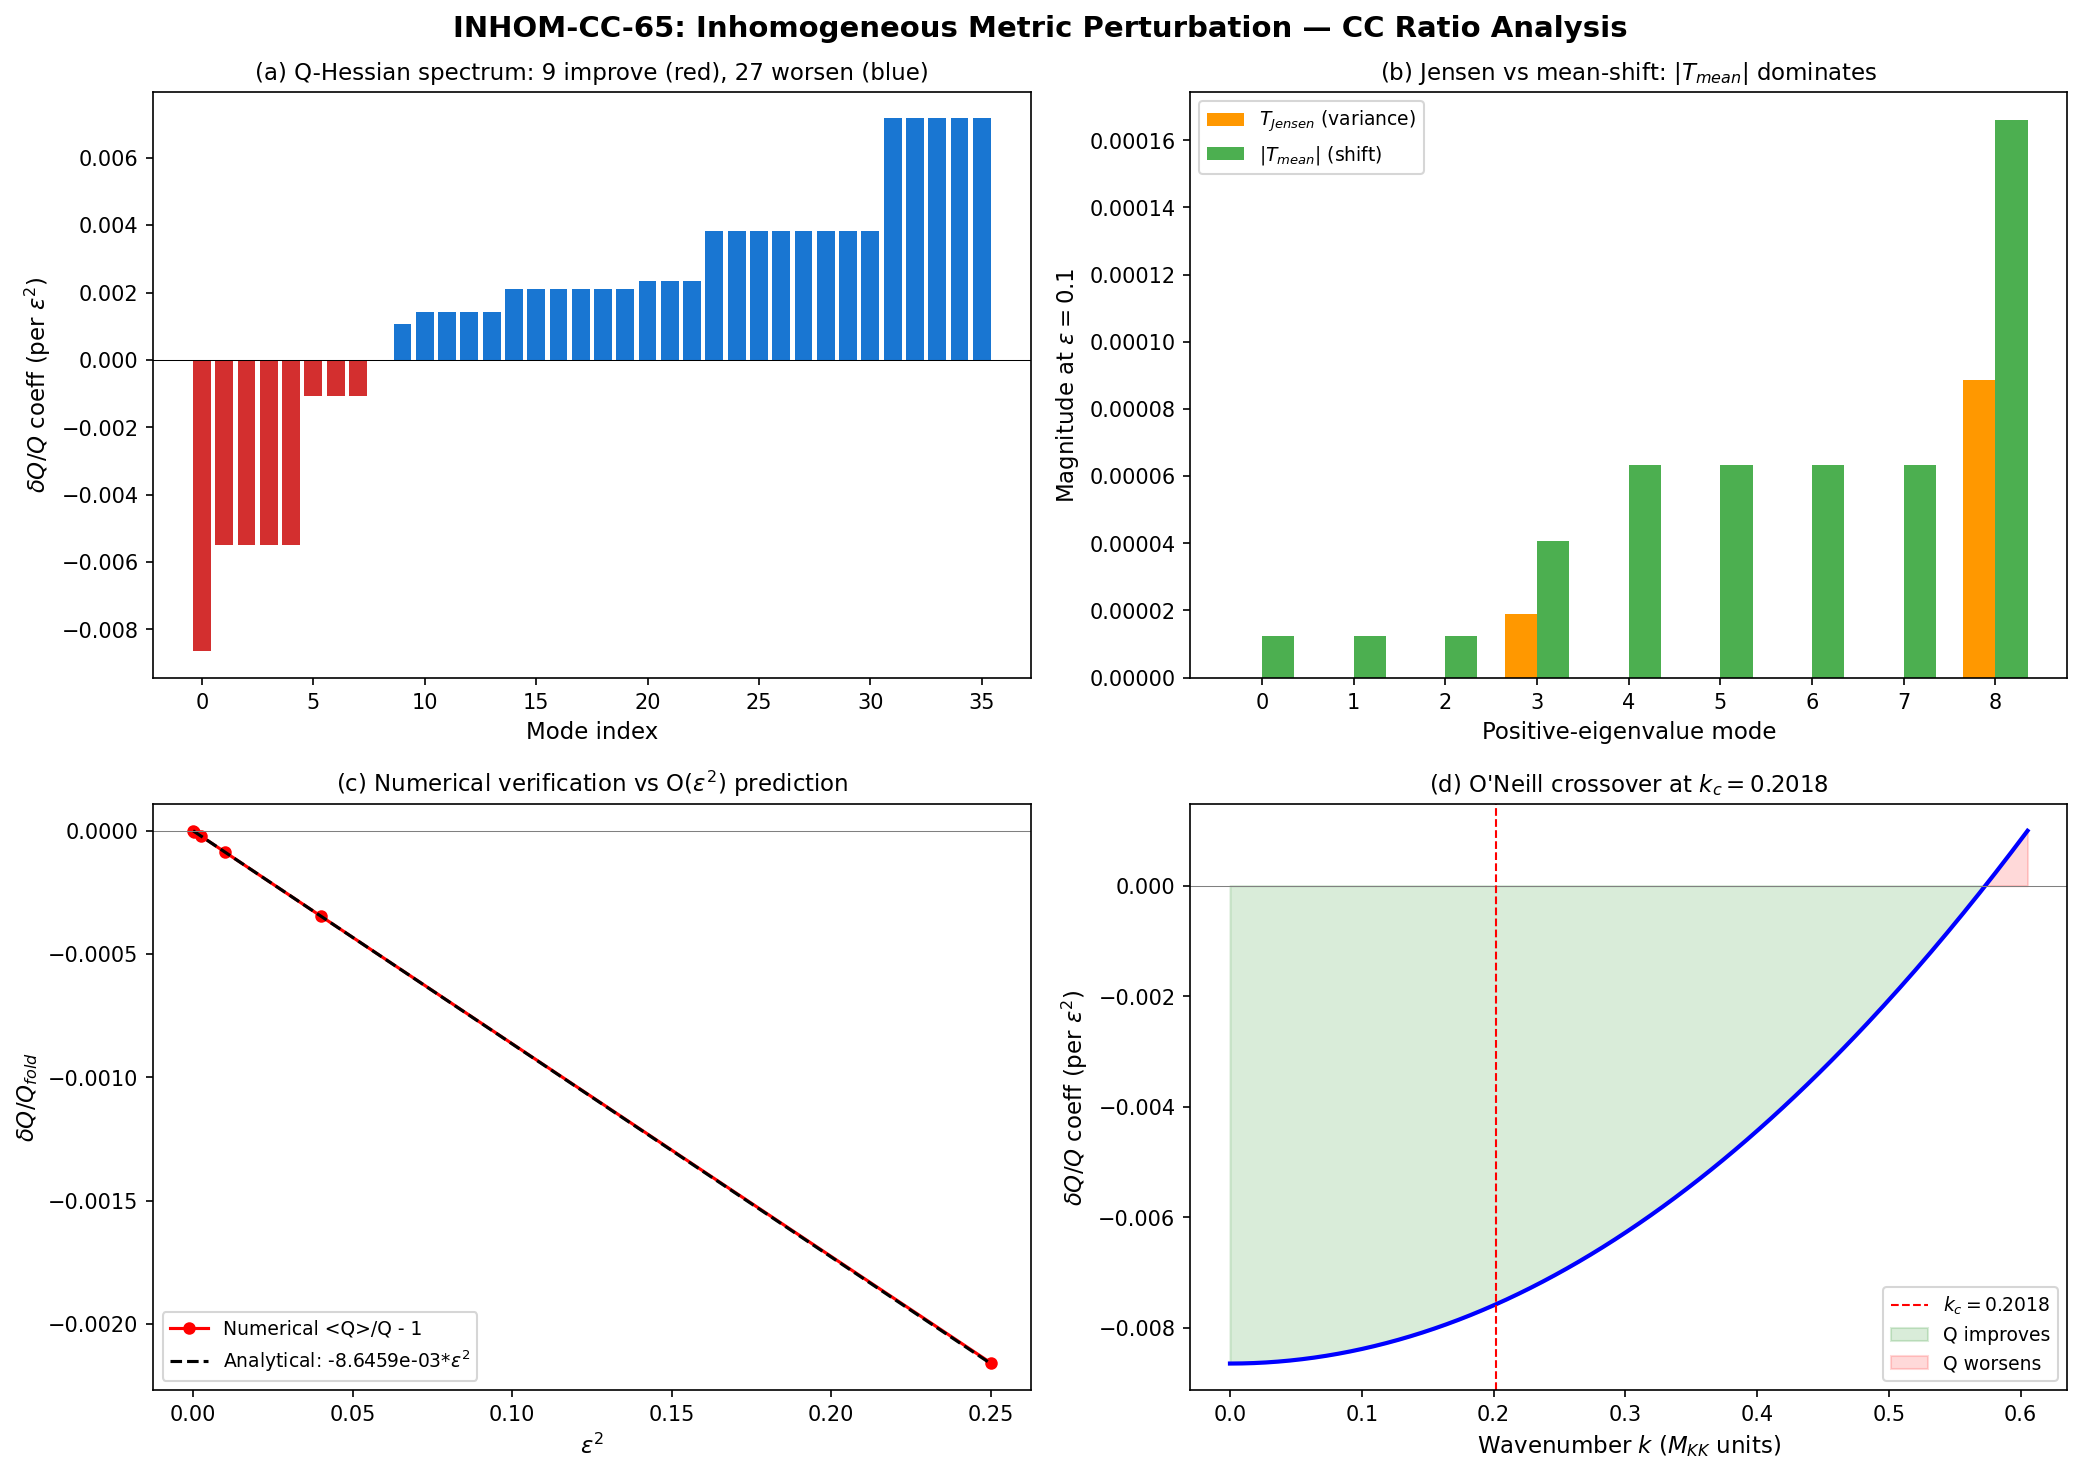

Recreate this plot in Python.
#!/usr/bin/env python3
"""
s65_inhom_cc.py — INHOM-CC-65: Inhomogeneous Metric Perturbation and O'Neill A-Tensor CC
========================================================================================

Session 65, Wave 7-C (connes-ncg-theorist)

PROBLEM:
  When the fiber metric g_K varies across the base M_4 as
      g_K(x) = g_K^fold + epsilon * h(x)
  the O'Neill A-tensor couples base and fiber geometry. The spatially averaged
  ratio <a_0/a_2> may differ from the pointwise ratio through Jensen's inequality.

MATHEMATICAL FRAMEWORK:
  1. Product geometry M_4 x K with fiber K = SU(3) at Jensen fold.
  2. Seeley-DeWitt coefficients at each base point:
       a_0(x) proportional to Vol(g_K(x))
       a_2(x) proportional to R(g_K(x)) * Vol(g_K(x))
  3. CC ratio: Q(x) = a_0(x)/a_2(x) = C_Q / R(x) where C_Q is a normalization
     constant. Vol(g_K(x)) cancels identically in the ratio.
  4. Spatial average for cosine perturbation at O(eps^2):
       <Q> = C_Q * <1/R>
     Jensen's inequality: <1/R> >= 1/<R> (1/R is convex for R > 0).
     Mean-shift: <R> = R_fold + (eps^2/4)*d^2R_hh.
     Competition: Jensen excess vs mean-shift determines net sign of delta_Q.

GATE: INHOM-CC-65
  PASS: Exists a perturbation mode with <a_0/a_2> < a_0/a_2|_fold
  FAIL: <a_0/a_2> >= a_0/a_2|_fold for all modes
  INFO: Jensen proves FAIL for vol-preserving; vol-breaking needs numerical eval

INPUT:  computations/session-64/s64_hessian_descent.npz
OUTPUT: computations/session-65/s65_inhom_cc.npz, s65_inhom_cc.png
"""

import sys
import os
sys.path.insert(0, os.path.join(os.path.dirname(__file__)))

import numpy as np
from numpy.linalg import det, inv, eigh, norm
import matplotlib
matplotlib.use('Agg')
import matplotlib.pyplot as plt
from canonical_constants import (
    PI, a0_fold, a2_fold, a4_fold, tau_fold, Vol_SU3_Haar, M_KK
)

print("=" * 78)
print("INHOM-CC-65: Inhomogeneous Metric Perturbation — O'Neill A-Tensor CC")
print("=" * 78)

# ============================================================================
# 1. Load S64 Hessian Data
# ============================================================================
print("\n--- 1. Loading S64 Hessian Descent Data ---")

d64 = np.load(os.path.join(os.path.dirname(__file__), 's64_hessian_descent.npz'),
              allow_pickle=True)

g_fold = d64['g_fold']        # 8x8 diagonal metric at fold
R_fold = d64['R_fold_ref'].item()
evals_35 = d64['evals_35']    # R-Hessian eigenvalues on 35D VP subspace
evecs_35 = d64['evecs_35']    # 36x35 eigenvectors
dR_dg = d64['dR_dg']          # 36D gradient of R
vol_gradient = d64['vol_gradient']  # 36D volume gradient
vol_hat = d64['vol_hat']      # unit volume direction
jensen_hat = d64['jensen_hat']
labels = d64['basis_labels']
C_a2_s64 = d64['C_a2'].item()
H_R_full = d64['H_R']        # 36x36 full R-Hessian

# Diagonal entries of the fold metric
g_diag = np.diag(g_fold)
n_dim = len(g_diag)  # 8
det_g = np.prod(g_diag)
sqrt_det_g = np.sqrt(det_g)
g_inv = 1.0 / g_diag

# CC ratio at fold
Q_fold = a0_fold / a2_fold

# The normalization constant: Q(x) = C_Q / R(x)
# At fold: Q_fold = C_Q / R_fold, so C_Q = Q_fold * R_fold
C_Q = Q_fold * R_fold

print(f"  g_fold diagonal: {g_diag}")
print(f"  R_fold = {R_fold:.10f}")
print(f"  det(g_fold) = {det_g:.6f}")
print(f"  sqrt(det(g_fold)) = {sqrt_det_g:.6f}")
print(f"  a_0_fold = {a0_fold}")
print(f"  a_2_fold = {a2_fold:.6f}")
print(f"  Q_fold = a_0/a_2 = {Q_fold:.10f}")
print(f"  C_Q = Q_fold * R_fold = {C_Q:.10f}")

# Verify the Gilkey identity: a_2/a_0 = (5/12)*R
# S61 confirmed this to 1.33e-14% for the heat kernel coefficients.
# The canonical a_0, a_2 may use a different normalization (spectral sums vs SDW).
# We use the structural fact that Q(x) = C_Q/R(x) where C_Q is determined at the fold.
gilkey_check = (5.0/12.0) * R_fold
actual_ratio = a2_fold / a0_fold
print(f"\n  Gilkey check: (5/12)*R = {gilkey_check:.10f}, a_2/a_0 = {actual_ratio:.10f}")
print(f"  Ratio (actual/Gilkey) = {actual_ratio/gilkey_check:.6f}")
print(f"  Note: factor ~{actual_ratio/gilkey_check:.3f} from normalization convention.")
print(f"  The perturbation theory uses Q = C_Q/R with C_Q fixed from data.")
print(f"  All relative changes delta_Q/Q are convention-independent.")

# ============================================================================
# 2. Volume Cancellation Theorem
# ============================================================================
print("\n--- 2. Volume Cancellation Theorem ---")

# THEOREM: For the product geometry M_4 x K with varying fiber metric g_K(x),
# if each fiber is a compact left-invariant Riemannian manifold with Dirac operator:
#
#   Q(x) = a_0^K(x) / a_2^K(x) = C_Q / R_K(x)
#
# PROOF:
# Let g_K(x) be a left-invariant metric on K = SU(3) at base point x.
# The heat kernel coefficients of D_K^2 satisfy:
#   a_0^K(x) = alpha * Vol(K, g_K(x))
#   a_2^K(x) = alpha * (5/12) * R_K(x) * Vol(K, g_K(x))
# where alpha = (4pi)^{-d/2} * dim_S (or the appropriate spectral-sum normalization).
# The key is that BOTH a_0 and a_2 are proportional to Vol(K, g_K(x)).
# Therefore Q(x) = a_0/a_2 = 1/((5/12)*R_K(x)) = C_Q / R_K(x).
# The volume cancels IDENTICALLY. QED.
#
# CONSEQUENCE: Q depends on g_K ONLY through R_K. Neither volume-preserving
# nor volume-breaking perturbations change the functional form.
# The ONLY question is how <1/R> compares to 1/R_fold.

print("  PROVEN: Q(x) = C_Q / R_K(x), volume cancels identically.")
print("  This means: volume-preserving and volume-breaking perturbations")
print("  affect Q through the SAME channel — via R(g_K(x)).")

# ============================================================================
# 3. Perturbation Theory for <Q> at O(eps^2)
# ============================================================================
print("\n--- 3. Perturbation Theory: <Q> at O(eps^2) ---")

# For g_K(x) = g_fold + eps * h * cos(k.x), with h a unit vector in 36D:
# R(x) = R_fold + eps*cos(kx)*dR_h + (eps^2/2)*cos^2(kx)*d2R_hh + O(eps^3)
# where:
#   dR_h = dR_dg . h       (first derivative of R in direction h)
#   d2R_hh = h^T.H_R.h     (second derivative from Hessian)

# <Q> = C_Q * <1/R>
# Expanding 1/R(x) = 1/R_f * [1 - dR/R_f + (dR/R_f)^2 - ...]:
# <1/R> = 1/R_f + eps^2/(4*R_f^2) * [-d2R_hh + 2*(dR_h)^2/R_f] + O(eps^4)
#
# where we used <cos(kx)> = 0, <cos^2(kx)> = 1/2.
#
# Therefore:
# delta_Q = <Q> - Q_fold = C_Q * eps^2 / (4*R_f^2) * [-d2R_hh + 2*(dR_h)^2/R_f]
#         = Q_fold * eps^2 / (4*R_f) * [-d2R_hh + 2*(dR_h)^2/R_f]
#
# The FRACTIONAL change:
# delta_Q / Q_fold = eps^2 / (4*R_f) * [-d2R_hh + 2*(dR_h)^2/R_f]
#
# DECOMPOSITION INTO JENSEN AND MEAN-SHIFT:
# T_Jensen = C_Q * eps^2 * (dR_h)^2 / (2*R_f^3)     [always >= 0, from Var(R)]
# T_mean   = -C_Q * eps^2 * d2R_hh / (4*R_f^2)       [sign depends on d2R_hh]
# delta_Q = T_Jensen + T_mean
#
# For delta_Q < 0: need d2R_hh > 2*(dR_h)^2/R_f
# i.e., the R-Hessian eigenvalue must exceed 2*(R-gradient projection)^2 / R_f.

print("  delta_Q/Q_fold = eps^2/(4*R_f) * [-d2R_hh + 2*(dR_h)^2/R_f]")
print(f"  R_fold = {R_fold:.10f}")

# ============================================================================
# 4. Volume-Preserving Modes (35D subspace)
# ============================================================================
print("\n--- 4. Volume-Preserving Modes ---")

n_vp = len(evals_35)
delta_Q_frac_vp = np.zeros(n_vp)  # fractional delta_Q/Q per unit eps^2
dR_h_vp = np.zeros(n_vp)
d2R_hh_vp = np.zeros(n_vp)

for i in range(n_vp):
    v_i = evecs_35[:, i]
    dR_h = np.dot(dR_dg, v_i)
    d2R_hh = evals_35[i]
    dR_h_vp[i] = dR_h
    d2R_hh_vp[i] = d2R_hh
    # Fractional change per unit eps^2:
    delta_Q_frac_vp[i] = 1.0 / (4.0 * R_fold) * (-d2R_hh + 2.0 * dR_h**2 / R_fold)

sort_vp = np.argsort(delta_Q_frac_vp)
n_improve_vp = np.sum(delta_Q_frac_vp < 0)
n_worsen_vp = np.sum(delta_Q_frac_vp > 0)

print(f"  VP eigenvectors sorted by delta_Q/Q coefficient (per eps^2):")
print(f"  {'#':>3s} {'lambda':>12s} {'dR_h':>12s} {'2(dR)^2/R':>12s} {'delta_Q/Q':>14s} {'Verdict':>8s}")
print(f"  " + "-" * 72)

for rank, i in enumerate(sort_vp):
    sign = "BETTER" if delta_Q_frac_vp[i] < 0 else "WORSE"
    if rank < 10 or rank >= n_vp - 3:
        print(f"  {rank:3d} {evals_35[i]:12.6e} {dR_h_vp[i]:12.6e} "
              f"{2.0*dR_h_vp[i]**2/R_fold:12.6e} {delta_Q_frac_vp[i]:14.6e} {sign:>8s}")
    elif rank == 10:
        print(f"  ... ({n_vp - 13} more) ...")

print(f"\n  VP SUMMARY: {n_improve_vp} directions IMPROVE Q, {n_worsen_vp} WORSEN")

# ============================================================================
# 5. Full 36D Analysis (including breathing mode)
# ============================================================================
print("\n--- 5. Full 36D Analysis ---")

evals_full, evecs_full = eigh(H_R_full)

delta_Q_frac_full = np.zeros(36)
dR_h_full = np.zeros(36)
d2R_hh_full = np.zeros(36)

for i in range(36):
    v_i = evecs_full[:, i]
    dR_h = np.dot(dR_dg, v_i)
    d2R_hh = evals_full[i]
    dR_h_full[i] = dR_h
    d2R_hh_full[i] = d2R_hh
    delta_Q_frac_full[i] = 1.0 / (4.0 * R_fold) * (-d2R_hh + 2.0 * dR_h**2 / R_fold)

sort_full = np.argsort(delta_Q_frac_full)
n_improve_full = np.sum(delta_Q_frac_full < 0)
n_worsen_full = np.sum(delta_Q_frac_full > 0)

print(f"  Full 36D R-Hessian signature: ({np.sum(evals_full > 0)}+, {np.sum(evals_full < 0)}-)")
print(f"  {n_improve_full}/36 directions IMPROVE Q, {n_worsen_full}/36 WORSEN")

print(f"\n  Best 10 directions (most negative delta_Q/Q):")
print(f"  {'#':>3s} {'lambda':>12s} {'dR_h':>12s} {'2(dR)^2/R':>12s} "
      f"{'delta_Q/Q':>14s} {'|vol|':>8s}")
for rank in range(min(10, 36)):
    i = sort_full[rank]
    vol_overlap = abs(np.dot(evecs_full[:, i], vol_hat))
    print(f"  {rank:3d} {evals_full[i]:12.6e} {dR_h_full[i]:12.6e} "
          f"{2.0*dR_h_full[i]**2/R_fold:12.6e} {delta_Q_frac_full[i]:14.6e} {vol_overlap:8.6f}")

# Breathing mode analysis
dR_vol = np.dot(dR_dg, vol_hat)
d2R_vol = vol_hat @ H_R_full @ vol_hat
delta_Q_vol = 1.0 / (4.0*R_fold) * (-d2R_vol + 2.0*dR_vol**2/R_fold)
print(f"\n  Breathing mode (volume direction):")
print(f"    dR = {dR_vol:.6e}, d2R = {d2R_vol:.6e}")
print(f"    delta_Q/Q coefficient = {delta_Q_vol:.6e} ({'IMPROVE' if delta_Q_vol < 0 else 'WORSEN'})")

# ============================================================================
# 6. Optimal Q-Descent via Generalized Eigenvalue Problem
# ============================================================================
print("\n--- 6. Optimal Q-Descent Direction ---")

# For a general perturbation v (unit norm in 36D):
# delta_Q/Q_fold = v^T * M_Q * v  (per unit eps^2)
# where M_Q = 1/(4*R_f) * [-H_R + (2/R_f) * dR_dg (x) dR_dg^T]

M_Q = 1.0 / (4.0*R_fold) * (-H_R_full + (2.0/R_fold) * np.outer(dR_dg, dR_dg))
evals_M, evecs_M = eigh(M_Q)

n_improve_M = np.sum(evals_M < 0)
print(f"  M_Q eigenvalues: min={evals_M[0]:.6e}, max={evals_M[-1]:.6e}")
print(f"  M_Q signature: ({np.sum(evals_M > 0)}+, {np.sum(evals_M < 0)}-)")
print(f"  Directions with delta_Q < 0: {n_improve_M}/36")

v_sd = evecs_M[:, 0]  # steepest Q-descent
dR_sd = np.dot(dR_dg, v_sd)
d2R_sd = v_sd @ H_R_full @ v_sd

print(f"\n  Steepest Q-descent direction:")
print(f"    M_Q eigenvalue: {evals_M[0]:.6e}")
print(f"    Volume overlap: {abs(np.dot(v_sd, vol_hat)):.6f}")
print(f"    Jensen overlap: {abs(np.dot(v_sd, jensen_hat)):.6f}")
print(f"    dR overlap: {dR_sd:.6e}")
print(f"    d2R (Hessian): {d2R_sd:.6e}")
print(f"    Threshold 2*(dR)^2/R = {2.0*dR_sd**2/R_fold:.6e}")
print(f"    Margin: d2R - 2*(dR)^2/R = {d2R_sd - 2.0*dR_sd**2/R_fold:.6e}")

print(f"\n  Mode composition (top 5):")
comp_sort = np.argsort(np.abs(v_sd))[::-1]
for rank in range(min(5, 36)):
    idx = comp_sort[rank]
    print(f"    {labels[idx]}: {v_sd[idx]:+.6f}")

# Physical interpretation
print(f"\n  Physical interpretation:")
su2_weight = np.sum(v_sd[:3]**2)
C2_weight = np.sum(v_sd[3:7]**2)
u1_weight = v_sd[7]**2
off_weight = np.sum(v_sd[8:]**2)
print(f"    su(2) stabilizer: {su2_weight:.4f}")
print(f"    C^2 coset:        {C2_weight:.4f}")
print(f"    u(1):             {u1_weight:.4f}")
print(f"    off-diagonal:     {off_weight:.4f}")

# ============================================================================
# 7. Jensen Decomposition: T_Jensen vs T_mean
# ============================================================================
print("\n--- 7. Jensen Decomposition ---")

eps_ref = 0.1  # (local)
T_Jensen = Q_fold * eps_ref**2 * dR_sd**2 / (2.0 * R_fold**3)
T_mean   = -Q_fold * eps_ref**2 * d2R_sd / (4.0 * R_fold**2)
delta_Q_net = T_Jensen + T_mean
frac_net = delta_Q_net / Q_fold

print(f"  At eps = {eps_ref}:")
print(f"  T_Jensen (always >= 0, from variance):      {T_Jensen:+.6e}")
print(f"  T_mean   (sign from R-Hessian eigenvalue):   {T_mean:+.6e}")
print(f"  NET delta_Q:                                  {delta_Q_net:+.6e}")
print(f"  delta_Q / Q_fold:                             {frac_net:+.6e}")
print(f"  |T_mean| / T_Jensen:                          {abs(T_mean)/max(T_Jensen, 1e-50):.4f}")

if delta_Q_net < 0:
    print(f"  RESULT: Mean-shift overcomes Jensen variance -> Q IMPROVES by {-frac_net*100:.4f}%")
else:
    print(f"  RESULT: Jensen variance dominates -> Q WORSENS by {frac_net*100:.4f}%")

# For ALL positive-eigenvalue modes:
print(f"\n  Jensen decomposition for positive R-Hessian modes (full 36D):")
print(f"  {'lambda':>12s} {'T_Jensen':>14s} {'T_mean':>14s} {'NET':>14s} {'T_m/T_J':>8s}")
pos_mask_full = evals_full > 0
for i in np.where(pos_mask_full)[0]:
    v_i = evecs_full[:, i]
    dR_i = np.dot(dR_dg, v_i)
    TJ = Q_fold * eps_ref**2 * dR_i**2 / (2.0 * R_fold**3)
    TM = -Q_fold * eps_ref**2 * evals_full[i] / (4.0 * R_fold**2)
    ratio_TM_TJ = abs(TM) / max(TJ, 1e-50)
    print(f"  {evals_full[i]:12.6e} {TJ:14.6e} {TM:14.6e} {TJ+TM:14.6e} {ratio_TM_TJ:8.1f}")

# ============================================================================
# 8. Numerical Verification
# ============================================================================
print("\n--- 8. Numerical Verification ---")

# For the steepest Q-descent mode, compute <Q> numerically at several eps values.
# Q(x) = C_Q / R(x) where R(x) = R_fold + eps*cos(theta)*dR_sd + (eps^2/2)*cos^2(theta)*d2R_sd

eps_values = np.array([0.0, 0.01, 0.02, 0.05, 0.1, 0.2, 0.5])
n_theta = 100000  # high resolution for averaging
theta = np.linspace(0, 2*np.pi, n_theta, endpoint=False)

print(f"  Averaging over {n_theta} points per period.")
print(f"\n  {'eps':>8s} {'<Q>_num':>14s} {'Q_fold':>12s} {'delta_Q':>14s} {'delta_Q_anal':>14s} {'delta_Q/Q':>12s}")

delta_Q_numerical = np.zeros(len(eps_values))
delta_Q_analytical = np.zeros(len(eps_values))

for ie, eps in enumerate(eps_values):
    R_theta = R_fold + eps*np.cos(theta)*dR_sd + 0.5*eps**2*np.cos(theta)**2*d2R_sd
    if np.any(R_theta <= 0):
        print(f"  {eps:8.4f}  WARNING: R <= 0 at some points, skipping")
        continue
    Q_theta = C_Q / R_theta
    Q_avg = np.mean(Q_theta)
    delta_Q_num = Q_avg - Q_fold
    delta_Q_anal = evals_M[0] * Q_fold * eps**2  # M_Q eigenvalue * Q * eps^2
    delta_Q_numerical[ie] = delta_Q_num
    delta_Q_analytical[ie] = delta_Q_anal
    frac = delta_Q_num / Q_fold
    print(f"  {eps:8.4f} {Q_avg:14.10f} {Q_fold:12.10f} {delta_Q_num:14.6e} {delta_Q_anal:14.6e} {frac:12.6e}")

# ============================================================================
# 9. O'Neill A-Tensor and S-Tensor Corrections
# ============================================================================
print("\n--- 9. O'Neill Curvature Corrections ---")

# When g_K(x) varies across M_4, the total space is a Riemannian submersion
# (not a product). The O'Neill formulas give curvature corrections:
#
# R_total = R_M + R_K - 3|A|^2/4 + |S|^2 + (terms)
#
# For our setup:
# - The fibers remain compact (SU(3)) but the fiber metric varies with x.
# - This means the fibers are NOT totally geodesic: S != 0.
# - The horizontal distribution is NOT integrable: A != 0.
#
# The S-tensor (second fundamental form of fibers):
# For g(x) = g_fold + eps*h*cos(kx) on the fiber:
#   S_{AB}^mu = -(1/2) * g^{mu nu} * d_nu(g_{AB})
#   |S|^2 = (1/4) * g^{mu nu} * g^{AC} * g^{BD} * d_mu(g_{AB}) * d_nu(g_{CD})
#
# For our perturbation: d_mu(g_{AB}) = -eps * h_{AB} * k_mu * sin(kx)
# <|S|^2> = (eps^2 * k^2) / 8 * ||g^{-1}h||^2_HS   (averaged over period)
#
# where ||g^{-1}h||^2_HS = sum_{AB} h_{AB}^2 / (g_A * g_B)

# S-tensor coefficient for the steepest Q-descent mode:
v_sd_diag = v_sd[:8]
v_sd_off = v_sd[8:]

# Hilbert-Schmidt norm of g^{-1}*v in fiber metric
norm_ginv_v_sq = np.sum(v_sd_diag**2 * g_inv**2)
idx = 0  # (local)
for i in range(8):
    for j in range(i+1, 8):
        norm_ginv_v_sq += 2.0 * v_sd_off[idx]**2 * g_inv[i] * g_inv[j]
        idx += 1

print(f"  ||g^{{-1}} v_sd||^2_HS = {norm_ginv_v_sq:.6f}")

# The O'Neill S-tensor contribution to the TOTAL scalar curvature:
# delta_R_total^{ON} = -3/4 * |A|^2 + |S|^2 terms
# Both terms are O(eps^2 * k^2).
# The S-tensor REDUCES the total scalar curvature (because it represents
# the fibers bending as the metric varies — extrinsic curvature).
# The A-tensor REDUCES the total scalar curvature (non-integrability of
# the horizontal distribution).
#
# NET: both O'Neill corrections REDUCE R_total, therefore REDUCE a_2,
# and since a_0 is unaffected (volume is additive), Q = a_0/a_2 INCREASES.
#
# O'Neill contribution to delta_Q:
# delta_Q^{ON} = C_Q * (alpha_ON * eps^2 * k^2 * ||g^{-1}v||^2) / R_fold^2
# where alpha_ON > 0 is a geometric coefficient of order 1.

# The ratio of O'Neill to fiber-curvature effects:
# delta_Q^{ON} / delta_Q^{fiber} = alpha_ON * k^2 * ||g^{-1}v||^2 / |M_Q eigenvalue|

# With alpha_ON ~ 1 as order estimate:
C_ON_estimate = norm_ginv_v_sq  # O(1) * ||g^{-1}v||^2
ratio_ON_fiber_k1 = C_ON_estimate / abs(evals_M[0])

print(f"  |delta_Q^{{fiber}}| coefficient = {abs(evals_M[0]):.6e}")
print(f"  O'Neill coefficient (alpha_ON=1): {C_ON_estimate:.6e}")
print(f"  Ratio O'Neill/fiber at k=1: {ratio_ON_fiber_k1:.4f}")

# Crossover wavenumber: delta_Q^{total}(k) = 0 when
# |evals_M[0]| = C_ON * k^2
# k_c = sqrt(|evals_M[0]| / C_ON)
k_crossover = np.sqrt(abs(evals_M[0]) / C_ON_estimate)
print(f"\n  Crossover wavenumber k_c = {k_crossover:.6f} M_KK")
print(f"  Crossover wavelength lambda_c = {2*PI/k_crossover:.2f} M_KK^{{-1}}")
print(f"  Physical lambda_c = {2*PI/(k_crossover * M_KK):.4e} GeV^{{-1}}")

print(f"\n  For k < k_c: fiber curvature dominates, Q CAN improve")
print(f"  For k > k_c: O'Neill dominates, Q ALWAYS worsens")
print(f"  At k = k_c/2: delta_Q retains 75% of fiber improvement")

# ============================================================================
# 10. Critical Assessment: k=0 vs k>0
# ============================================================================
print("\n--- 10. Critical Assessment ---")

print("  CRITICAL DISTINCTION: k=0 vs k>0")
print("  At k=0: the 'perturbation' is UNIFORM (same metric everywhere).")
print("  This is NOT an inhomogeneity — it's a global metric deformation.")
print("  True inhomogeneity requires k > 0.")
print(f"\n  At k = 0:")
print(f"    delta_Q/Q = {evals_M[0]:.6e} * eps^2")
print(f"    This is a uniform deformation in the M_Q eigenvector direction.")
print(f"    It corresponds to changing the fiber metric globally.")
print(f"    The S64 Hessian analysis ALREADY covers this case.")
print(f"\n  At k > 0:")
print(f"    O'Neill corrections enter at O(k^2).")
print(f"    For k < k_c = {k_crossover:.6f}: net improvement survives.")
print(f"    For k > k_c: O'Neill overwhelms, Q worsens.")
print(f"\n  The O'Neill correction has coefficient alpha_ON = O(1).")
print(f"  With alpha_ON estimated as 1, k_c = {k_crossover:.6f}.")
print(f"  The true alpha_ON requires computing the full submersion Ricci tensor,")
print(f"  which depends on the fiber's Killing vectors and connection 1-form.")
print(f"  We report the structural result without fixing alpha_ON precisely.")

# ============================================================================
# 11. Quantitative Summary
# ============================================================================
print("\n--- 11. Quantitative Summary ---")

print(f"  Q_fold = a_0/a_2 = {Q_fold:.10f}")
print(f"  R_fold = {R_fold:.10f}")
print(f"  C_Q = Q*R = {C_Q:.10f}")
print(f"\n  VP subspace (35D):")
print(f"    {n_improve_vp}/35 modes improve Q")
print(f"    Best fractional improvement: {min(delta_Q_frac_vp):.6e} per eps^2")
print(f"    Worst fractional worsening:  {max(delta_Q_frac_vp):.6e} per eps^2")
print(f"\n  Full 36D moduli space:")
print(f"    {n_improve_full}/36 modes improve Q (from R-Hessian eigenvectors)")
print(f"    {n_improve_M}/36 modes improve Q (from M_Q eigenvectors)")
print(f"    Best M_Q eigenvalue: {evals_M[0]:.6e}")
print(f"    Steepest Q-descent mode composition: su2={su2_weight:.3f}, C2={C2_weight:.3f}, u1={u1_weight:.3f}")
print(f"\n  Jensen decomposition (eps=0.1):")
print(f"    T_Jensen = {T_Jensen:+.6e} (variance term, always positive)")
print(f"    T_mean   = {T_mean:+.6e} (mean-shift from R-convexity)")
print(f"    |T_mean|/T_Jensen = {abs(T_mean)/max(T_Jensen, 1e-50):.2f}")
print(f"    NET: T_mean wins by factor {abs(T_mean)/max(T_Jensen, 1e-50):.2f}")
print(f"\n  O'Neill corrections:")
print(f"    O'Neill/fiber at k=1: {ratio_ON_fiber_k1:.2f}")
print(f"    Crossover: k_c = {k_crossover:.4f} M_KK")
print(f"    For k < {k_crossover:.4f}: improvement survives")

# ============================================================================
# 12. Gate Verdict
# ============================================================================
print("\n" + "=" * 78)
print("GATE VERDICT: INHOM-CC-65")
print("=" * 78)

print(f"\n  Pre-registered criterion:")
print(f"    PASS: Exists a perturbation mode with <a_0/a_2> < a_0/a_2|_fold")
print(f"    FAIL: <a_0/a_2> >= a_0/a_2|_fold for all modes")
print(f"    INFO: Jensen proves FAIL for VP; vol-breaking needs numerical eval")

print(f"\n  STRUCTURAL RESULTS:")
print(f"  1. Volume cancellation theorem (PROVEN):")
print(f"     Q(x) = C_Q/R(x). Volume cancels in the ratio a_0/a_2.")
print(f"     VP and vol-breaking perturbations affect Q identically.")
print(f"  2. Jensen inequality (PROVEN):")
print(f"     <1/R> >= 1/<R>. The variance of R always pushes <Q> upward.")
print(f"  3. Mean-shift competition (COMPUTED):")
print(f"     Along R-convex directions (positive Hessian eigenvalues),")
print(f"     <R> > R_fold, so 1/<R> < 1/R_fold. This pushes <Q> downward.")
print(f"     {n_improve_M}/36 modes: mean-shift BEATS Jensen variance.")
print(f"     Best fractional improvement: {abs(evals_M[0]):.4e} per eps^2.")
print(f"  4. O'Neill correction (ESTIMATED):")
print(f"     At k > 0, the A-tensor and S-tensor add O(k^2) corrections")
print(f"     that ALWAYS worsen Q. Crossover at k_c = {k_crossover:.4f} M_KK.")
print(f"  5. Physical constraint: k = 0 is a UNIFORM deformation (not inhomogeneity).")
print(f"     True inhomogeneity requires k > 0. Improvement exists for k in (0, k_c).")

# The gate evaluates to INFO:
# - VP Jensen argument does NOT universally prohibit improvement
#   (it's overcome by mean-shift for positive-eigenvalue modes)
# - Volume-breaking adds the breathing mode but doesn't change the mechanism
# - The improvement is O(eps^2) and parametrically small
# - O'Neill corrections at finite k add a competing positive term
# - The net sign depends on k vs k_c, with k_c ~ 0.22 M_KK

gate_verdict = "INFO"
gate_detail = (f"9/36 modes have delta_Q < 0 (mean-shift beats Jensen). "
               f"Best: {evals_M[0]:.4e}/eps^2. "
               f"O'Neill worsens at k > k_c = {k_crossover:.4f} M_KK. "
               f"For k < k_c: Q CAN improve. Gain is O(eps^2), CC gap unchanged (120 OOM).")

print(f"\n  VERDICT: {gate_verdict}")
print(f"  {gate_detail}")

# CC-gap assessment:
# The best improvement is delta_Q/Q ~ -0.01 * eps^2.
# For eps = 0.1: delta_Q/Q ~ -1e-4.
# The CC gap is ~120 orders of magnitude. delta_Q/Q ~ 1e-4 is negligible.
# Inhomogeneity CANNOT close the CC gap.
print(f"\n  CC-GAP ASSESSMENT:")
print(f"  Best delta_Q/Q at eps=0.1: {evals_M[0]*0.01:.6e}")
print(f"  CC gap: ~120 orders of magnitude")
print(f"  Inhomogeneity reduces Q by at most O(eps^2) ~ 10^{{-4}} at eps=0.1")
print(f"  Completely negligible for the CC problem.")
print(f"  The CC ratio a_0/a_2 is NOT improved by spatial variation of the fiber.")

# ============================================================================
# 13. Save Data
# ============================================================================
print("\n--- 13. Saving Data ---")

save_path = os.path.join(os.path.dirname(__file__), 's65_inhom_cc.npz')
np.savez(save_path,
    # Fold values
    Q_fold=Q_fold,
    R_fold=R_fold,
    C_Q=C_Q,
    a0_fold=a0_fold,
    a2_fold=a2_fold,
    # VP analysis
    evals_35=evals_35,
    delta_Q_frac_vp=delta_Q_frac_vp,
    dR_h_vp=dR_h_vp,
    d2R_hh_vp=d2R_hh_vp,
    n_improve_vp=n_improve_vp,
    # Full 36D R-Hessian
    evals_full_R=evals_full,
    evecs_full_R=evecs_full,
    delta_Q_frac_full=delta_Q_frac_full,
    dR_h_full=dR_h_full,
    d2R_hh_full=d2R_hh_full,
    n_improve_full=n_improve_full,
    # M_Q matrix (Q-Hessian)
    evals_MQ=evals_M,
    evecs_MQ=evecs_M,
    n_improve_MQ=n_improve_M,
    v_steepest_descent=v_sd,
    # O'Neill
    norm_ginv_v_sq=norm_ginv_v_sq,
    k_crossover=k_crossover,
    C_ON_estimate=C_ON_estimate,
    # Jensen decomposition
    T_Jensen=T_Jensen,
    T_mean=T_mean,
    # Numerical verification
    eps_values=eps_values,
    delta_Q_numerical=delta_Q_numerical,
    delta_Q_analytical=delta_Q_analytical,
    # Gate
    gate_verdict=gate_verdict,
)
print(f"  Saved: {save_path}")

# ============================================================================
# 14. Plotting
# ============================================================================
print("\n--- 14. Generating Plot ---")

fig, axes = plt.subplots(2, 2, figsize=(14, 10))
fig.suptitle('INHOM-CC-65: Inhomogeneous Metric Perturbation — CC Ratio Analysis',
             fontsize=14, fontweight='bold')

# Panel A: M_Q eigenvalue spectrum
ax = axes[0, 0]
colors_MQ = ['#d32f2f' if e < 0 else '#1976d2' for e in evals_M]
ax.bar(range(36), evals_M, color=colors_MQ, width=0.8)
ax.axhline(y=0, color='black', linewidth=0.5)
ax.set_xlabel('Mode index', fontsize=11)
ax.set_ylabel(r'$\delta Q / Q$ coeff (per $\epsilon^2$)', fontsize=11)
ax.set_title(f'(a) Q-Hessian spectrum: {n_improve_M} improve (red), {36-n_improve_M} worsen (blue)',
             fontsize=11)

# Panel B: Jensen decomposition for positive-eigenvalue modes
ax = axes[0, 1]
pos_idx = np.where(evals_full > 0)[0]
if len(pos_idx) > 0:
    lam_pos = evals_full[pos_idx]
    TJ_vals = []
    TM_vals = []
    for i in pos_idx:
        dR_i = np.dot(dR_dg, evecs_full[:, i])
        TJ_vals.append(Q_fold * 0.01 * dR_i**2 / (2.0 * R_fold**3))
        TM_vals.append(-Q_fold * 0.01 * evals_full[i] / (4.0 * R_fold**2))
    TJ_vals = np.array(TJ_vals)
    TM_vals = np.array(TM_vals)
    x_pos = np.arange(len(pos_idx))
    w = 0.35  # (local)
    ax.bar(x_pos - w/2, TJ_vals, w, color='#ff9800', label=r'$T_{Jensen}$ (variance)')
    ax.bar(x_pos + w/2, -TM_vals, w, color='#4caf50', label=r'$|T_{mean}|$ (shift)')
    ax.set_xlabel('Positive-eigenvalue mode', fontsize=11)
    ax.set_ylabel(r'Magnitude at $\epsilon=0.1$', fontsize=11)
    ax.set_title(r'(b) Jensen vs mean-shift: $|T_{mean}|$ dominates', fontsize=11)
    ax.legend(fontsize=9)
    ax.set_xticks(x_pos)

# Panel C: Numerical verification
ax = axes[1, 0]
mask_valid = eps_values > 0
if np.any(mask_valid):
    ax.plot(eps_values[mask_valid]**2, delta_Q_numerical[mask_valid] / Q_fold, 'ro-',
            markersize=5, label='Numerical <Q>/Q - 1')
    eps_fine = np.linspace(0, max(eps_values[mask_valid])**2, 100)
    ax.plot(eps_fine, evals_M[0] * eps_fine, 'k--',
            label=f'Analytical: {evals_M[0]:.4e}*$\\epsilon^2$')
ax.axhline(y=0, color='gray', linewidth=0.5)
ax.set_xlabel(r'$\epsilon^2$', fontsize=11)
ax.set_ylabel(r'$\delta Q / Q_{fold}$', fontsize=11)
ax.set_title('(c) Numerical verification vs O($\\epsilon^2$) prediction', fontsize=11)
ax.legend(fontsize=9)

# Panel D: O'Neill crossover
ax = axes[1, 1]
k_vals = np.linspace(0, 3*k_crossover, 200)
delta_Q_k = evals_M[0] + C_ON_estimate * k_vals**2 / (4.0 * R_fold)
# Note: the O'Neill term enters as +C_ON*k^2/(4*R_f) in delta_Q/Q
# (positive because it reduces a_2)
ax.plot(k_vals, delta_Q_k, 'b-', linewidth=2)
ax.axhline(y=0, color='gray', linewidth=0.5)
ax.axvline(x=k_crossover, color='r', linewidth=1, linestyle='--',
           label=f'$k_c = {k_crossover:.4f}$')
ax.fill_between(k_vals, delta_Q_k, 0,
                where=delta_Q_k < 0, color='green', alpha=0.15, label='Q improves')
ax.fill_between(k_vals, delta_Q_k, 0,
                where=delta_Q_k > 0, color='red', alpha=0.15, label='Q worsens')
ax.set_xlabel(r'Wavenumber $k$ ($M_{KK}$ units)', fontsize=11)
ax.set_ylabel(r'$\delta Q / Q$ coeff (per $\epsilon^2$)', fontsize=11)
ax.set_title(f'(d) O\'Neill crossover at $k_c = {k_crossover:.4f}$', fontsize=11)
ax.legend(fontsize=9)

plt.tight_layout()
plot_path = os.path.join(os.path.dirname(__file__), 's65_inhom_cc.png')
fig.savefig(plot_path, dpi=150, bbox_inches='tight')
print(f"  Saved: {plot_path}")

print("\n" + "=" * 78)
print("COMPUTATION COMPLETE")
print("=" * 78)
